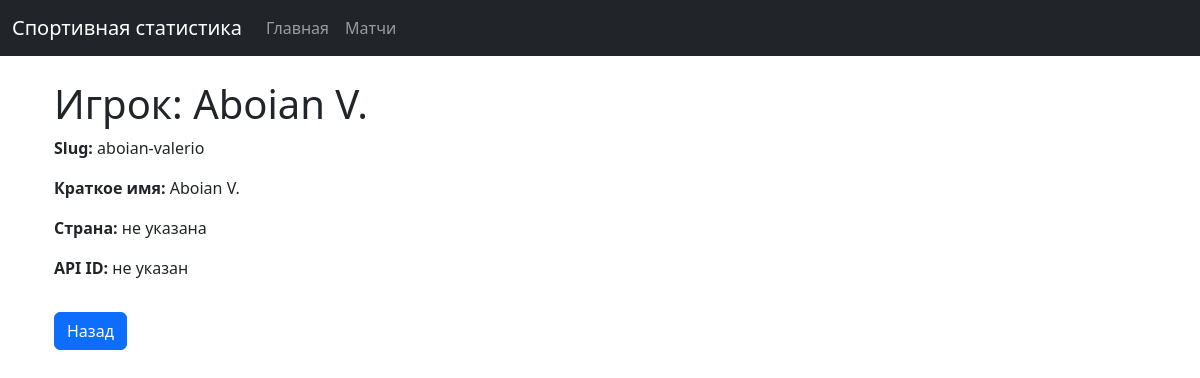
/players/147/, run on the app's committed database.
### sportApp/models.py (models this page shows, shortened)
class Player(models.Model):
    name = models.CharField(max_length=255)
    slug = models.CharField(max_length=255, unique=True)
    short_name = models.CharField(max_length=255, null=True, blank=True)
    country_alpha2 = models.CharField(max_length=10, null=True, blank=True)
    country_name = models.CharField(max_length=255, null=True, blank=True)
    api_id = models.IntegerField(unique=True, null=True, blank=True)

### sportApp/views_scripts/models_views.py (the view)
# urls.py: path('players/<int:player_id>/', player_detail, name='player_detail'),
def player_detail(request, player_id):
    player = get_object_or_404(Player, id=player_id)
    return render(request, 'pages/player_detail.html', {'player': player})

### templates/pages/player_detail.html
{% extends 'widgets/base.html' %}
{% load static %}
{% block content %}
<div class="container my-4">
    <h1>Игрок: {{ player.name }}</h1>
    <p><strong>Slug:</strong> {{ player.slug }}</p>
    <p><strong>Краткое имя:</strong> {{ player.short_name|default:"не указано" }}</p>
    <p>
        <strong>Страна:</strong>
        {% if player.country_name %}
            {{ player.country_name }} ({{ player.country_alpha2 }})
        {% else %}
            не указана
        {% endif %}
    </p>
    <p><strong>API ID:</strong> {{ player.api_id|default:"не указан" }}</p>
    <a href="javascript:history.back()" class="btn btn-primary mt-3">Назад</a>
</div>
{% endblock %}

### data on the page
Player: name "Aboian V.", slug "aboian-valerio", short_name "Aboian V.", api_id "не указан"
